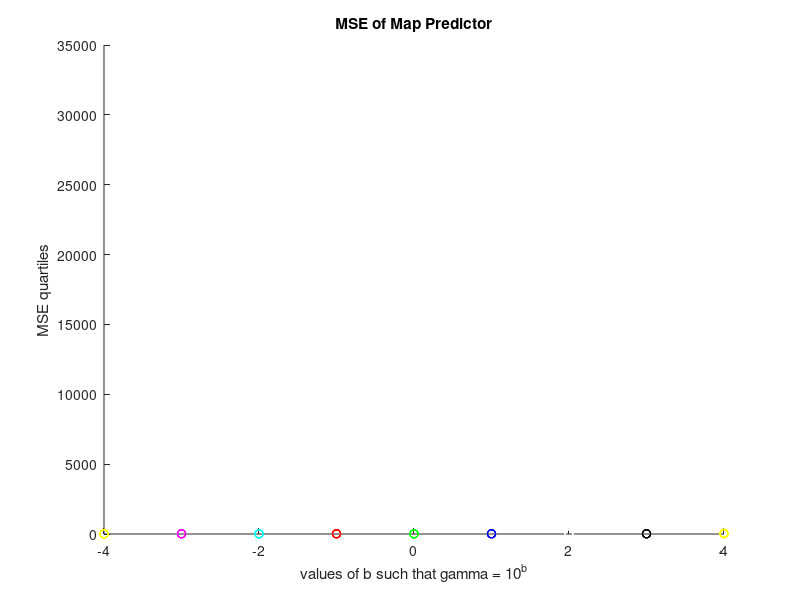

The MATLAB script that drew this image:
%generate v distributed on sigma = .2
clear all
close all

sigma = .2;
gamma = 10^(-3)

output=[];
dataOut=[];
for b=-4:4
    result=[];
    for i=1:100
        gamma=10^b
        wtrue = [3,2,-1,2]';
        ylist=[];
        xlist=[];
        N=10;
        for i = 1:N
            v = normrnd(0,sigma^2);
            x=(rand*2)-1;
            X=[x^3, x^2, x, 0];
            y=X*wtrue + v;
            ylist(i)=y;
            xlist(i)=x;
        end

        ylist=ylist;
        xlist=xlist;
        data=[xlist',ylist'];

        map=inv(X'*X+(sigma^2/gamma^2)*eye(4))*(X'*ylist);
        map=[mean(map(1,:)),mean(map(2,:)),mean(map(3,:)),mean(map(4,:))];
        diff=(wtrue(1)-map(1))^2+(wtrue(2)-map(2))^2+(wtrue(3)-map(3))^2+(wtrue(4)-map(4))
        result=[result, diff];
    end
    avgResult=mean(result);
    output=[output;b, avgResult];
    dataOut=[dataOut;result];
end
dataOut=[[-4:4]' dataOut];
dataFinal=[dataOut(:,1),dataOut(:,2),dataOut(:,26),dataOut(:,51),dataOut(:,76),dataOut(:,100)];
index=[1,2,3,4,5];
figure()
scatter(repelem(dataFinal(1,1),5),dataFinal(1,2:length(dataFinal(1,:))),'y')
hold on
scatter(repelem(dataFinal(2,1),5),dataFinal(2,2:length(dataFinal(1,:))),'m')
hold on
scatter(repelem(dataFinal(3,1),5),dataFinal(3,2:length(dataFinal(1,:))),'c')
hold on
scatter(repelem(dataFinal(4,1),5),dataFinal(4,2:length(dataFinal(1,:))),'r')
hold on
scatter(repelem(dataFinal(5,1),5),dataFinal(5,2:length(dataFinal(1,:))),'g')
hold on
scatter(repelem(dataFinal(6,1),5),dataFinal(6,2:length(dataFinal(1,:))),'b')
hold on
scatter(repelem(dataFinal(7,1),5),dataFinal(7,2:length(dataFinal(1,:))),'w')
hold on
scatter(repelem(dataFinal(8,1),5),dataFinal(8,2:length(dataFinal(1,:))),'k')
hold on
scatter(repelem(dataFinal(9,1),5),dataFinal(9,2:length(dataFinal(1,:))),'y')

xlabel('values of b such that gamma = 10^b');
ylabel('MSE quartiles');
title('MSE of Map Predictor');